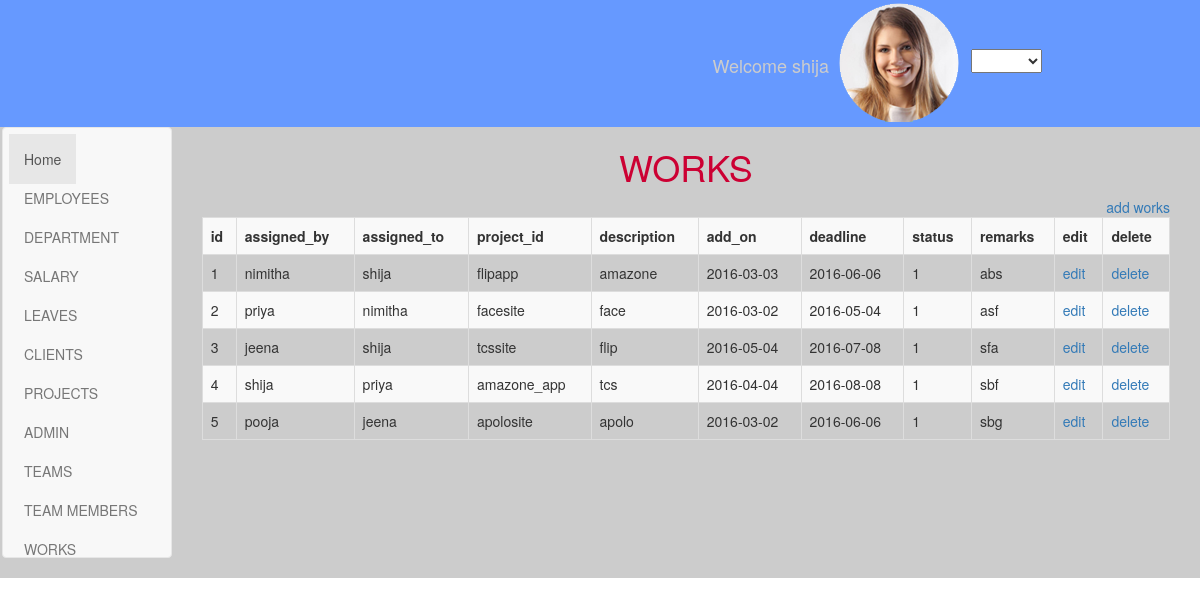
Screenshot of /view_works.php with the database file from the repository.
### tables this page shows
CREATE TABLE IF NOT EXISTS `tbl_works` (
  `id` int(11) NOT NULL AUTO_INCREMENT,
  `assigned_by` varchar(20) NOT NULL,
  `assigned_to` varchar(20) NOT NULL,
  `project_id` varchar(10) NOT NULL,
  `description` varchar(20) NOT NULL,
  `add_on` date NOT NULL,
  `deadline` date NOT NULL,
  `status` varchar(20) NOT NULL,
  `remarks` varchar(20) NOT NULL,
  PRIMARY KEY (`id`)
);

CREATE TABLE IF NOT EXISTS `tbl_employees` (
  `id` int(11) NOT NULL AUTO_INCREMENT,
  `name` varchar(10) NOT NULL,
  `email` varchar(10) NOT NULL,
  `phone` varchar(10) NOT NULL,
  `address` varchar(20) NOT NULL,
  `qualification` varchar(10) NOT NULL,
  `department_id` varchar(10) NOT NULL,
  `password` varchar(10) NOT NULL,
  `status` varchar(10) NOT NULL,
  PRIMARY KEY (`id`)
);

CREATE TABLE IF NOT EXISTS `tbl_projects` (
  `id` int(11) NOT NULL AUTO_INCREMENT,
  `client_id` varchar(10) NOT NULL,
  `project_name` varchar(20) NOT NULL,
  `starting_date` date NOT NULL,
  `deadline` date NOT NULL,
  `status` varchar(10) NOT NULL,
  `cost` varchar(10) NOT NULL,
  `team_id` varchar(10) NOT NULL,
  `amount_required` varchar(20) NOT NULL,
  PRIMARY KEY (`id`)
);

### view_works.php (the view, shortened to what this page needs)
?><!DOCTYPE html PUBLIC "-//W3C//DTD XHTML 1.0 Transitional//EN" "http://www.w3.org/TR/xhtml1/DTD/xhtml1-transitional.dtd">
<html xmlns="http://www.w3.org/1999/xhtml">
<head>
<link rel="stylesheet" href="css/bootstrap.min.css">
<link rel="stylesheet" href="css/style.css" />
</head>
<body>
<?php
include('header.php');
?>
<div class="container-fluid sec2">
<div class="col-md-2">
<?php
include('sidebar.php');
?>
</div>
<div class="col-md-10">
<?php
$con=open_connection();
$sql="SELECT tbl_works.id,A.name as byname,B.name as toname,
tbl_projects.project_name, tbl_works.description, tbl_works.add_on, tbl_works.deadline, tbl_works.status,
 tbl_works.remarks
FROM tbl_works
INNER JOIN tbl_employees A ON tbl_works.assigned_by = A.id
INNER JOIN tbl_employees B ON tbl_works.assigned_to = B.id
INNER JOIN tbl_projects ON tbl_works.project_id = tbl_projects.id ";
$result=mysqli_query($con,$sql);
?>
<h1>WORKS</h1>
<div class="add1" >
<a  href="add_works.php"> add works</a>
</div>
<table id="example" class="table table-striped table-bordered" cellspacing="0" width="100%">
<tr>
<th>id</th>
<th>assigned_by</th>
<th>assigned_to</th>
<th>project_id</th>
<th>description</th>
<th>add_on</th>
<th>deadline</th>
<th>status</th>
<th>remarks</th>
<th>edit</th>
<th>delete</th>
</tr>
<?php
while($row=mysqli_fetch_Array($result))
{?>
<tr>
<td><?php echo $row['id'];?></td>
<td><?php echo $row['byname'];?></td>
<td><?php echo $row['toname'];?></td>
<td><?php echo $row['project_name'];?></td>
<td><?php echo $row['description'];?></td>
<td><?php echo $row['add_on'];?></td>
<td><?php echo $row['deadline'];?></td>
<td><?php echo $row['status'];?></td>
<td><?php echo $row['remarks'];?></td>
<td><a href="edit_works.php?eid=<?php echo $row['id'];?>">edit</a></td>
<td><a href="delete_works.php?did=<?php echo $row['id'];?> ">delete</a></td>
</tr>
<?php }?>
</table>
</div>
</div>
<div class="col-md-2">
</div>
</body>
</html>

### css/style.css (style rules this page uses)
.sec2 { padding-left: 0px; margin-left: -13px; background:#CCC; }
.sec2 h1 { text-align:center; color:#C03; }
.add1 { float:right; }

### rows the page displays
tbl_works: id "1", tbl_employees.name "nimitha", tbl_employees.name "shija", project.project_name "flipapp", description "amazone", add_on "2016-03-03", deadline "2016-06-06", status "1", remarks "abs"
tbl_works: id "2", tbl_employees.name "priya", tbl_employees.name "nimitha", project.project_name "facesite", description "face", add_on "2016-03-02", deadline "2016-05-04", status "1", remarks "asf"
tbl_works: id "3", tbl_employees.name "jeena", tbl_employees.name "shija", project.project_name "tcssite", description "flip", add_on "2016-05-04", deadline "2016-07-08", status "1", remarks "sfa"
tbl_works: id "4", tbl_employees.name "shija", tbl_employees.name "priya", project.project_name "amazone_app", description "tcs", add_on "2016-04-04", deadline "2016-08-08", status "1", remarks "sbf"
tbl_works: id "5", tbl_employees.name "pooja", tbl_employees.name "jeena", project.project_name "apolosite", description "apolo", add_on "2016-03-02", deadline "2016-06-06", status "1", remarks "sbg"
